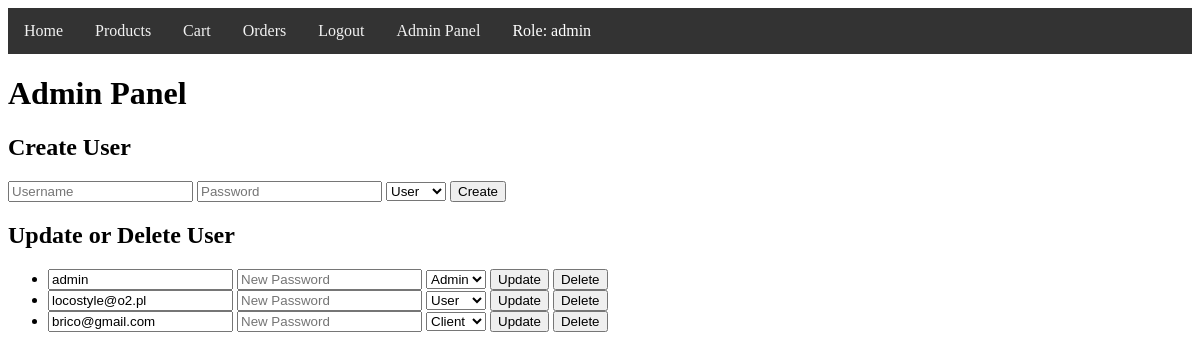
/admin (signed in), run on an earlier commit of the app's database.
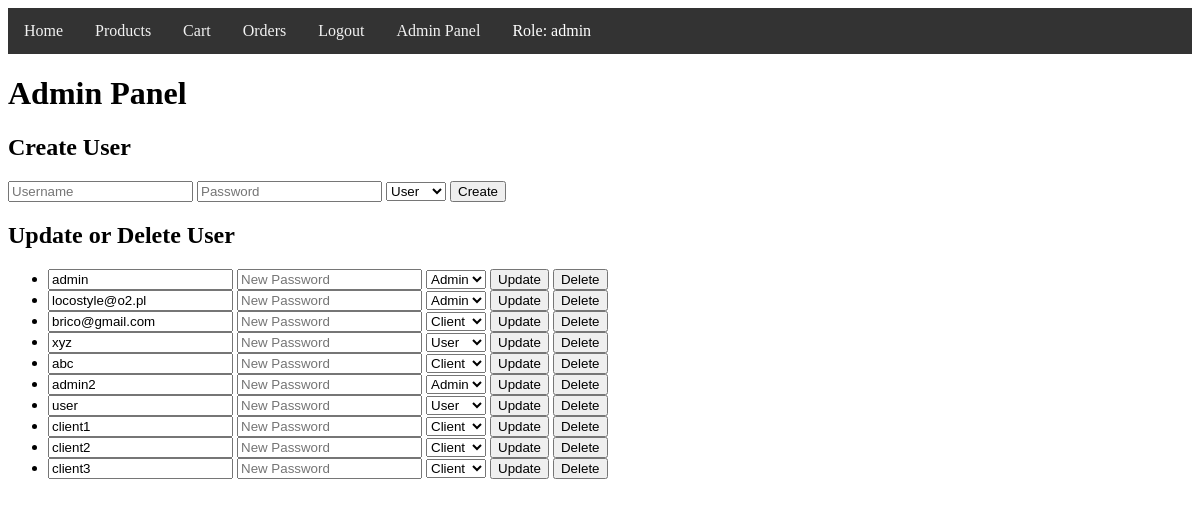
And on a later commit of the database.
### models/user/user.py (models this page shows)
class User(db.Model):
    id = db.Column(db.Integer, primary_key=True)
    username = db.Column(db.String(150), unique=True, nullable=False)
    password = db.Column(db.String(150), nullable=False)
    role = db.Column(db.String(50), nullable=False, default='user')  # Nowa kolumna
    orders = db.relationship('Order', backref='user', lazy=True)

### controllers/user/user_view.py (the view, shortened to what this page needs)
@user_blueprint.route('/admin', methods=['GET', 'POST'])
def admin():
    if 'user_id' not in session:
        flash('You need to be logged in as admin to access this page.', 'danger')
        return redirect(url_for('user.login'))
    user = User.query.get(session['user_id'])
    if user.role != 'admin':
        flash('You do not have permission to access this page.', 'danger')
        return redirect(url_for('user.home'))
    return render_template('admin.html', users=user_repository.get_all_users(), user=user)

### controllers/user/user_repository.py (called while the page is built)
    def get_all_users(self):
        return User.query.all()

### templates/admin.html (shortened to what this page needs)
{% extends "base.html" %}
{% block content %}
<h1>Admin Panel</h1>
<h2>Create User</h2>
<form method="POST">
    <input type="text" name="username" placeholder="Username" required>
    <input type="password" name="password" placeholder="Password" required>
    <select name="role" required>
        <option value="user">User</option>
    </select>
    <button type="submit">Create</button>
</form>
<h2>Update or Delete User</h2>
<ul>
    {% for user in users %}
    <li>
        <form method="POST" style="display:inline;">
            <input type="text" name="username" value="{{ user.username }}">
            <input type="password" name="password" placeholder="New Password">
            <select name="role">
                <option value="user" {% if user.role == 'user' %}selected{% endif %}>User</option>
                <option value="client" {% if user.role == 'client' %}selected{% endif %}>Client</option>
                <option value="admin" {% if user.role == 'admin' %}selected{% endif %}>Admin</option>
            </select>
            <button type="submit">Update</button>
        </form>
        <form method="POST" style="display:inline;">
            <button type="submit">Delete</button>
        </form>
    </li>
    {% endfor %}
</ul>
{% endblock %}

What changed in the data, as far as the page shows it:
changed User "locostyle@o2.pl": role "User" → "Admin"
added User: username "xyz", role "User"
added User: username "abc", role "Client"
added User: username "admin2", role "Admin"
added User: username "user", role "User"
added User: username "client1", role "Client"
added User: username "client2", role "Client"
added User: username "client3", role "Client"
